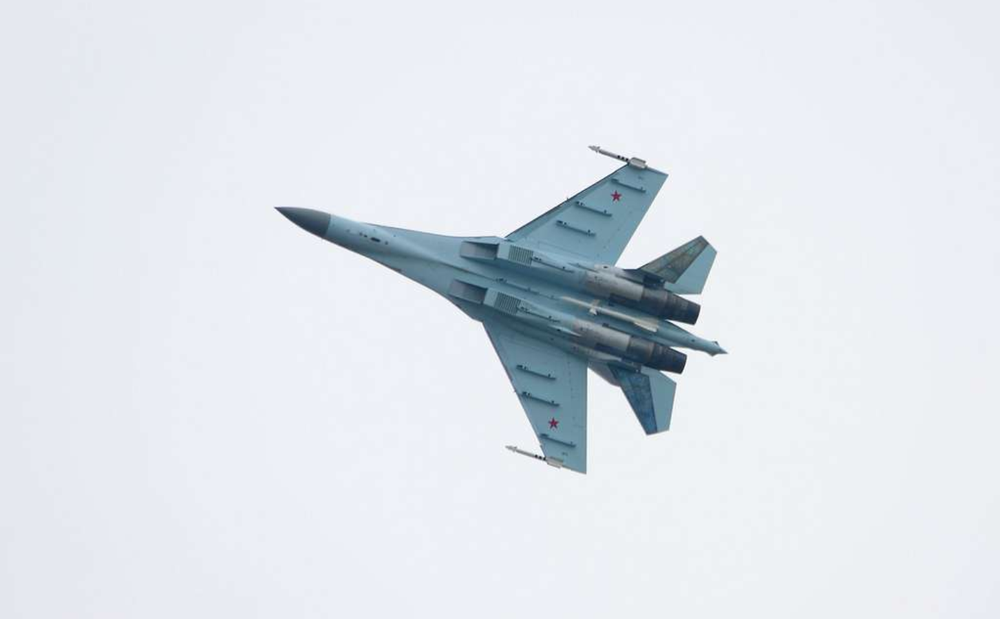
#> input picture Sukhoi35S_Picture_Base.png, 1000 x 619 px, shrunk from 1453 x 900 before the run
$ jupyter execute Aircraft_Detection_Miniproject.ipynb
#> lines starting #> are read from the running program, lines starting #| are printed output that depends on the picture; after the words box and inside, x2 and y2 are one past the last pixel; in counts of white or black regions, pixels touching at a corner belong together; long printed decimals are rounded
[cell 1]
## Miniproject - Aircraft Detection

[cell 2]
# Environement Preparation

import numpy as np
from scipy import ndimage
from PIL import Image
from pathlib import Path
import matplotlib.pyplot as plt

[cell 3]
# --- 1. Chargement de l'image et conversion en niveaux de gris ---

dossier_script = Path("Jupyter_WORKSPACE").parent
chemin_image = dossier_script / "Sukhoi35S_Picture_Base.png"
image_couleur = Image.open(chemin_image)
#> image_couleur is the input picture: PIL image 1000x619 RGBA; mean R, G, B, A 223.5, 228.8, 235.6, 255
image_gris = np.array(image_couleur.convert("L"))
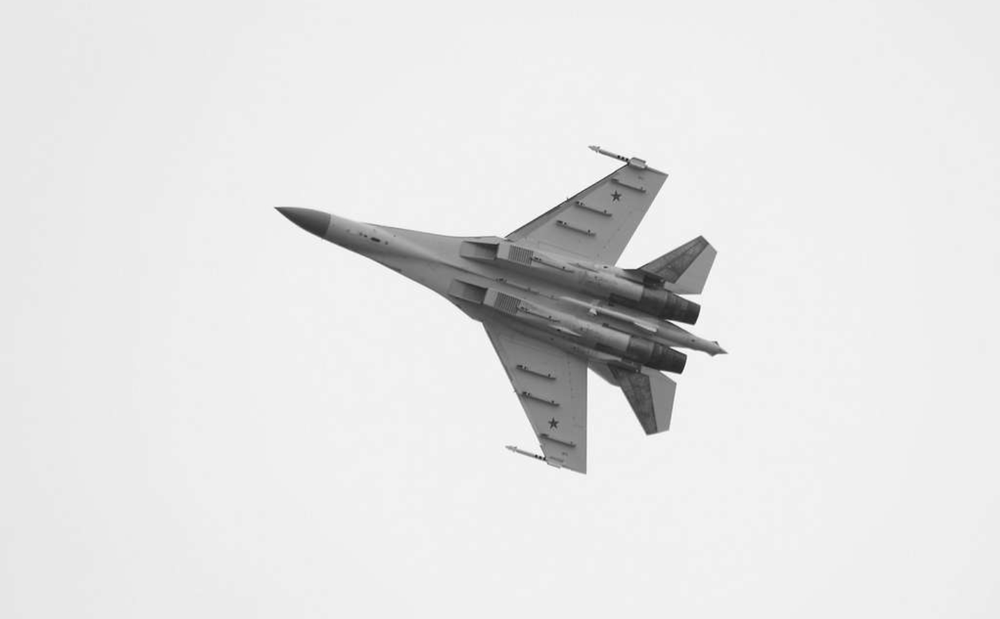
#> image_gris: shape (619, 1000); min 31, max 255, mean 228
plt.imshow(image_gris, cmap='gray')
plt.show()

# Data checking

print("Dimensions de l'image : ", image_gris.shape)
#| Dimensions de l'image :  (619, 1000)
print("Type de données : ", image_gris.dtype)
#| Type de données :  uint8

[cell 4]
# --- 2. Réduction du bruit (flou léger) ---
image_lissee = ndimage.gaussian_filter(image_gris, sigma=2)

[cell 5]
# --- 3. Seuillage par boolean indexing ---
# Détermination du seuil de détection sur l'image

# copy de l'image, puis création d'un histogramme
image_2 = np.copy(image_gris)
plt.hist(image_2.ravel(), bins=255)
plt.title("Histogramme des niveaux de gris")
plt.xlabel("Valeurs Pixel")
plt.ylabel("Nombre de Pixels")
plt.show()
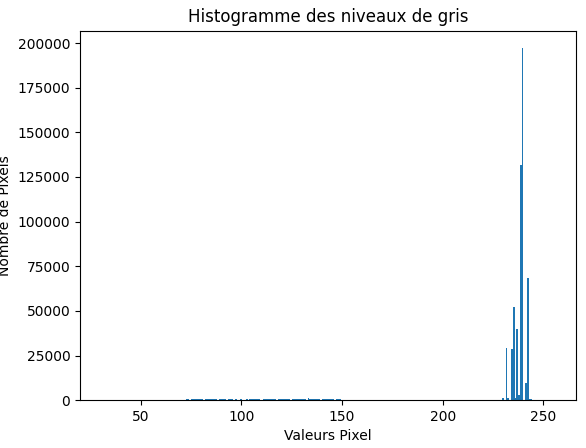
#> figure drawn by matplotlib, 1 panel; tallest bar 197106 high, from x = 239.2 to 240.1

# On suppose un avion plus sombre que le ciel : on choisit un seuil à ajuster selon l'image (à regarder sur l'histogramme, voir plus bas).

# Pré-traitement masque brut

seuil = 170
masque = image_gris < seuil
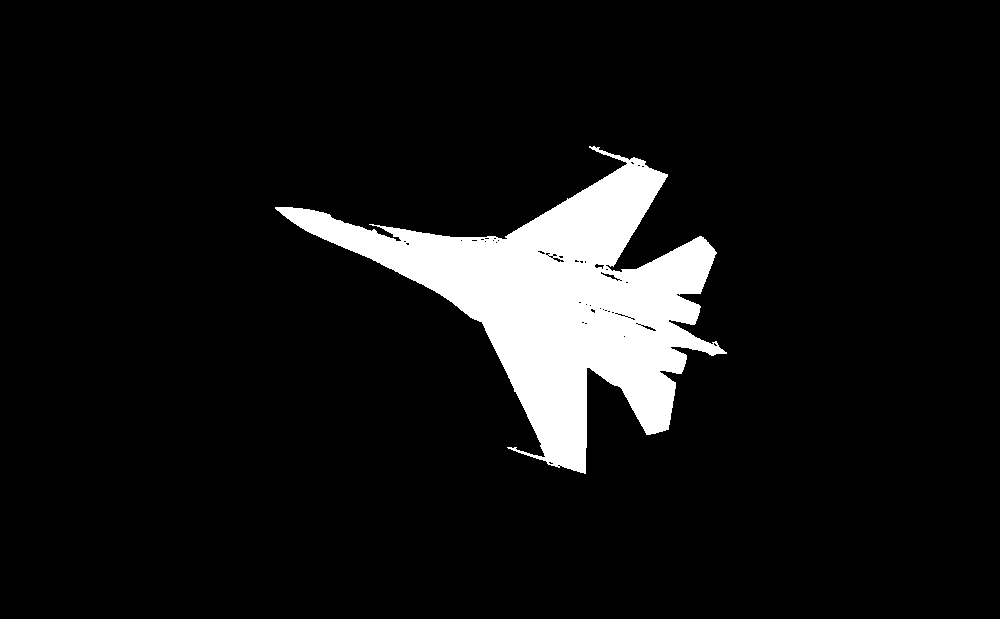
#> masque: shape (619, 1000) bool; 8.1% white; 1 white region, box (x1, y1, x2, y2) and area: (275, 146, 727, 474) 50363

plt.imshow(masque, cmap='gray')
plt.title(f"Masque (pixels < {seuil})")
plt.show()

print("Nombre de pixels sélectionnés :", masque.sum())
#| Nombre de pixels sélectionnés : 50363
print("Proportion de l'image :", masque.sum() / masque.size)
#| Proportion de l'image : 0.08136

[cell 6]
# --- 4. Nettoyage morphologique avec visualisation des 3 étapes ---
structure = np.ones((3, 3))

masque_ouvert = ndimage.binary_opening(masque, structure=structure)
#> masque_ouvert: shape (619, 1000) bool; 8.1% white; 2 white regions (1 under 20 px), largest, box (x1, y1, x2, y2) and area: (276, 147, 725, 473) 50168
masque_propre = ndimage.binary_closing(masque_ouvert, structure=structure)
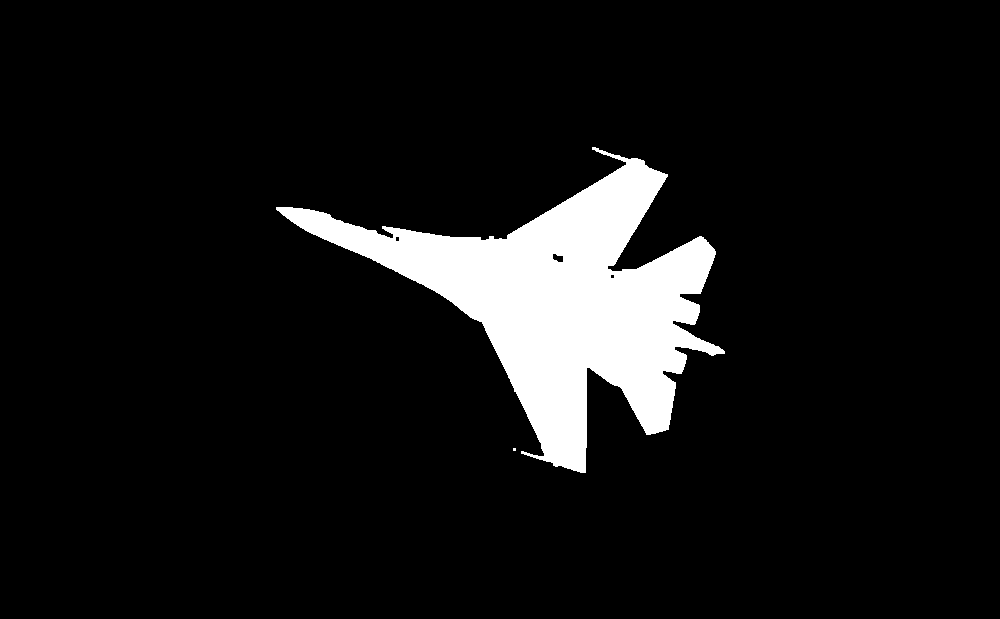
#> masque_propre: shape (619, 1000) bool; 8.1% white; 2 white regions (1 under 20 px), largest, box (x1, y1, x2, y2) and area: (276, 147, 725, 473) 50434

fig, axes = plt.subplots(1, 3, figsize=(15, 5))

axes[0].imshow(masque, cmap="gray")
axes[0].set_title("1. Masque brut\n(seuillage)")

axes[1].imshow(masque_ouvert, cmap="gray")
axes[1].set_title("2. Après ouverture\n(suppression du bruit isolé)")

axes[2].imshow(masque_propre, cmap="gray")
axes[2].set_title("3. Après fermeture\n(comblement des trous)")

for ax in axes:
    ax.axis("off")

plt.tight_layout()
plt.show()

[cell 7]
# --- 5. Étiquetage des zones connectées ---
zones_etiquetees, nb_zones = ndimage.label(masque_propre)
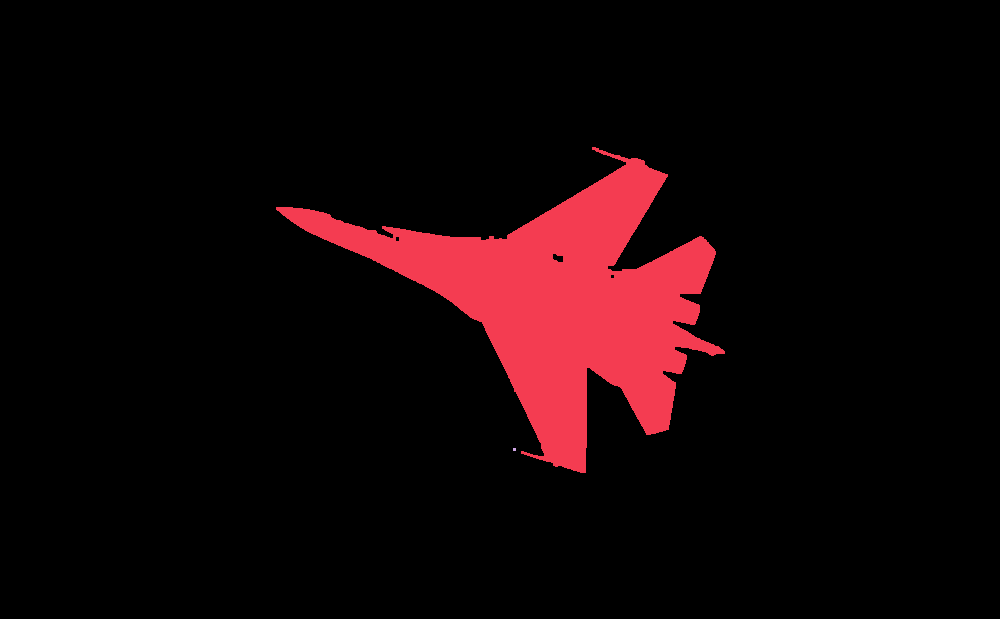
#> zones_etiquetees: shape (619, 1000) int32; 3 distinct labels, from 0 to 2; one colour per label, 0 black
#> nb_zones = 2
print("Nombre de zones détectées (après filtrage) :", nb_zones)
#| Nombre de zones détectées (après filtrage) : 2

[cell 8]
# --- 6. Taille de chaque zone, puis filtrage par boolean indexing ---
tailles = ndimage.sum(masque_propre, zones_etiquetees, range(1, nb_zones + 1))
#> tailles = [50434, 9]
print("Tailles des zones :", tailles)
#| Tailles des zones : [5.0434e+04 9.0000e+00]

taille_min_pixels = 500  # à ajuster selon la résolution de l'image
zones_trop_petites = tailles < taille_min_pixels
#> zones_trop_petites = [False, True]

# On "efface" les petites zones : boolean indexing sur le tableau étiqueté
masque_a_effacer = np.isin(zones_etiquetees, np.where(zones_trop_petites)[0] + 1)
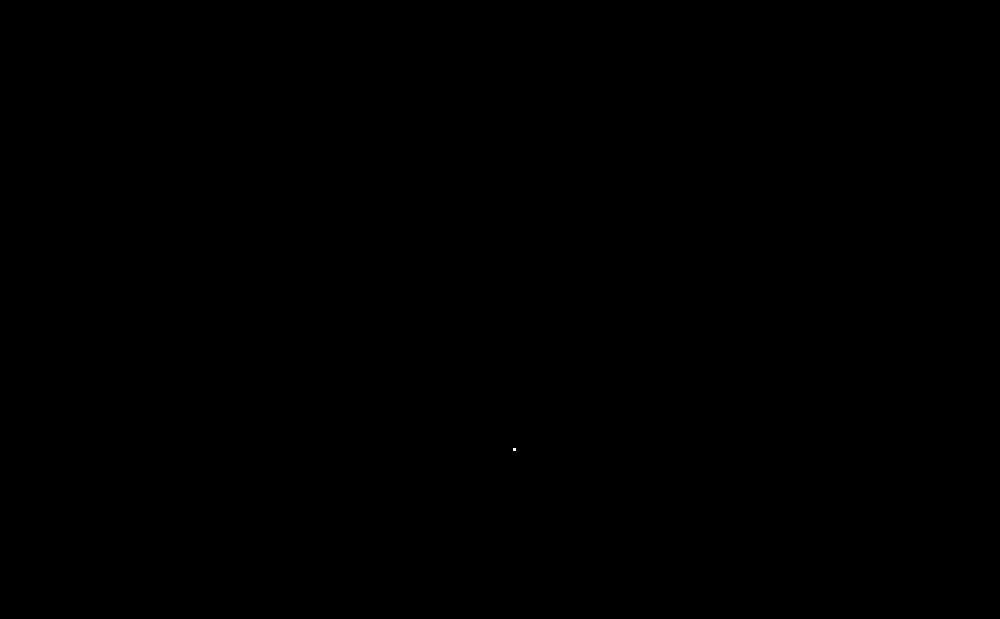
#> masque_a_effacer: shape (619, 1000) bool; 0% white in thin lines or dots, all inside (x1, y1, x2, y2) = (513, 448, 516, 451)
zones_etiquetees[masque_a_effacer] = 0
#> zones_etiquetees: shape (619, 1000) int32; values 0 (black) and 1 (white), 8.1% white; 1 white region, box (x1, y1, x2, y2) and area: (276, 147, 725, 473) 50434

[cell 9]
# --- 7. Décision de présence ---
zones_valides = np.unique(zones_etiquetees)
#> zones_valides = [0, 1]
zones_valides = zones_valides[zones_valides != 0]  # on enlève le fond
#> zones_valides = [1]

presence_objet = len(zones_valides) > 0
#> presence_objet = True
print(f"Présence d'un objet détecté : {presence_objet}")
#| Présence d'un objet détecté : True
print(f"Nombre de zones candidates : {len(zones_valides)}")
#| Nombre de zones candidates : 1

[cell 10]
# --- 8. Localisation de la plus grande zone détectée ---
if presence_objet:
    tailles_valides = ndimage.sum(
        masque_propre, zones_etiquetees, zones_valides
    )
#> tailles_valides = [50434]
    plus_grande_zone = zones_valides[np.argmax(tailles_valides)]
#> plus_grande_zone = 1
    boites = ndimage.find_objects(zones_etiquetees)
#> boites = 1 item
    boite_objet = boites[plus_grande_zone - 1]
    print(f"Boîte englobante (lignes, colonnes) : {boite_objet}")
#| Boîte englobante (lignes, colonnes) : (slice(147, 473, None), slice(276, 725, None))

[cell 11]
# --- 9. Visualisation ---
fig, axes = plt.subplots(1, 3, figsize=(15, 5))
axes[0].imshow(image_gris, cmap="gray")
axes[0].set_title("Image originale (niveaux de gris)")

axes[1].imshow(masque_propre, cmap="gray")
axes[1].set_title(f"Masque après seuillage (seuil={seuil})")

axes[2].imshow(image_gris, cmap="gray")

if presence_objet:
    y_slice, x_slice = boite_objet
    from matplotlib.patches import Rectangle
    rect = Rectangle(
        (x_slice.start, y_slice.start),
        x_slice.stop - x_slice.start,
        y_slice.stop - y_slice.start,
        edgecolor="red", facecolor="none", linewidth=2,
    )
    axes[2].add_patch(rect)
axes[2].set_title("Détection finale")

for ax in axes:
    ax.axis("off")
plt.tight_layout()
plt.savefig("resultat_detection.png", dpi=150)
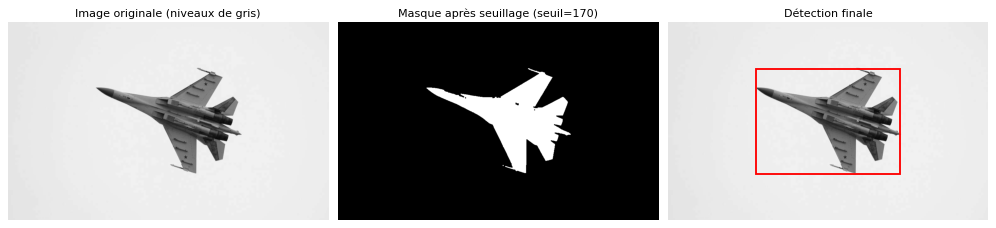
#> figure drawn by matplotlib, 3 panels
plt.show()
